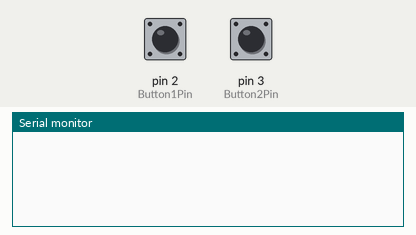
Recording of a sketch running on a simulated Arduino Uno, built with avr-gcc and run on an emulated ATmega328P. On the bench: the last lines printed to the serial monitor. Inputs (shaded band) come from the test bench; at power-on: pin 2 (Button1Pin) LOW, pin 3 (Button2Pin) LOW. Random numbers use the default seed unless the sketch sets one.

Above: at 1.8 s.
1.9 s: pin 2 (Button1Pin) pulled HIGH for 0.6 s
At 3.2 s:
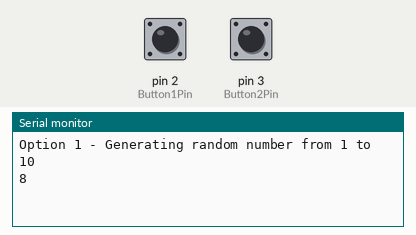
4.0 s: pin 3 (Button2Pin) pulled HIGH for 0.6 s
At 5.1 s:
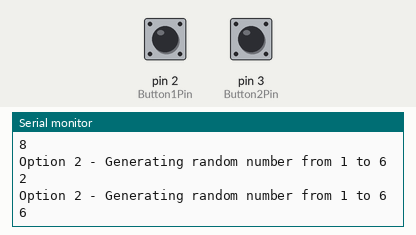
6.1 s: pin 2 (Button1Pin) pulled HIGH for 1 s
At 8.3 s:
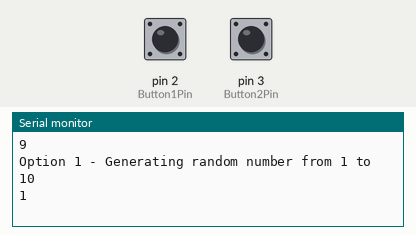
8.6 s: pin 3 (Button2Pin) pulled HIGH for 1 s
At 10.2 s:
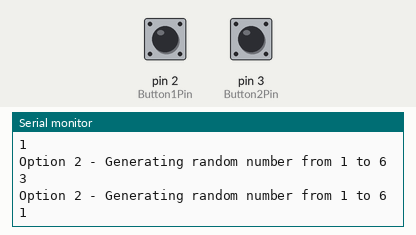
Timing chart, 0 to 11.7 s (numbered marks = the images above; inputs shaded):
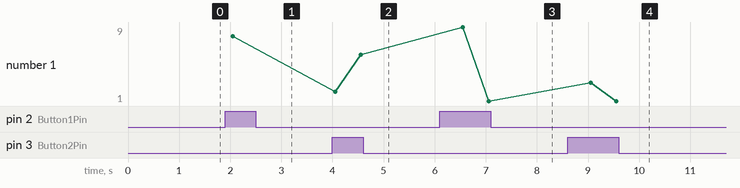

Measured:
- after the input at 1.9 s, the serial monitor: prints a new line after 0.10 s (image 1)
- after the input at 4.0 s, the serial monitor: prints a new line at once (image 2)
- after the input at 6.1 s, the serial monitor: prints a new line after 0.40 s (image 3)
- after the input at 8.6 s, the serial monitor: prints a new line after 0.40 s (image 4)
- plotted number 1: 8 → 6 after the input at 4.0 s

The sketch:

TTP223_2_Randon_Number.ino
```cpp
/*
 * Autor: Jonathan Rafael(Reservado2312)
 * Date:  03/03/2024
 *
 * Connections
 *
 * TTP 223        Arduino/Esp Boards
 * 5v         =>  5v  Or 3.3v
 * I\O(Sinal) =>  DigitalPort
 * GND        =>  GND
 *
*/
#define Button1Pin 2
#define Button2Pin 3

int stBtn1;
int stBtn2;
int randonNumber;

void setup() {
  Serial.begin(9600);
  pinMode(Button1Pin, INPUT);
  pinMode(Button2Pin, INPUT);
}

void loop() {
  stBtn1 = digitalRead(Button1Pin);
  stBtn2 = digitalRead(Button2Pin);
   if(stBtn1 == HIGH)
   {
     Serial.println("Option 1 - Generating random number from 1 to 10") ;
     randonNumber = random(1, 11);
     Serial.println(randonNumber);
   }
   if(stBtn2 == HIGH){
     Serial.println("Option 2 - Generating random number from 1 to 6") ;
     randonNumber = random(1, 7);
     Serial.println(randonNumber);
   }
  delay(500);
}
```
